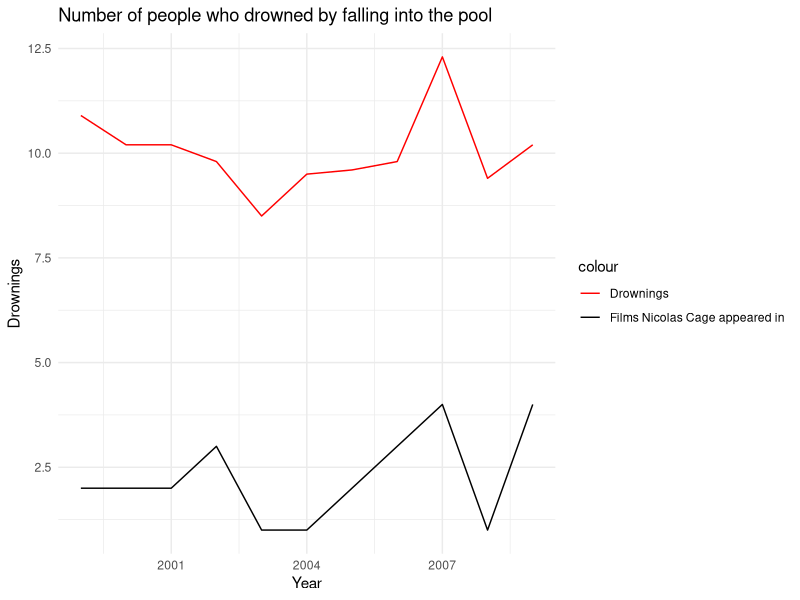

This chart was generated by the following R code:
## ---- chunk 1
# https://tylervigen.com/spurious-correlations : data source

year <- c(1999:2009)
films <- c(2, 2, 2, 3, 1, 1, 2, 3, 4, 1, 4)
drownings <- c(109, 102, 102, 98, 85, 95, 96, 98, 123, 94, 102)
drownings <- drownings / 10 # for better visibility on graph

df <- data.frame(year, films, drownings)

library(ggplot2)

ggplot(df, aes(x = year)) + 
  geom_line(aes(y = films, color = "Films Nicolas Cage appeared in")) +
  geom_line(aes(y = drownings, color = "Drownings")) +
  labs(title = "Number of people who drowned by falling into the pool",
       x = "Year",
       y = "Drownings") +
  scale_color_manual(values = c("Films Nicolas Cage appeared in" = "black", "Drownings" = "red")) +
  theme_minimal()
